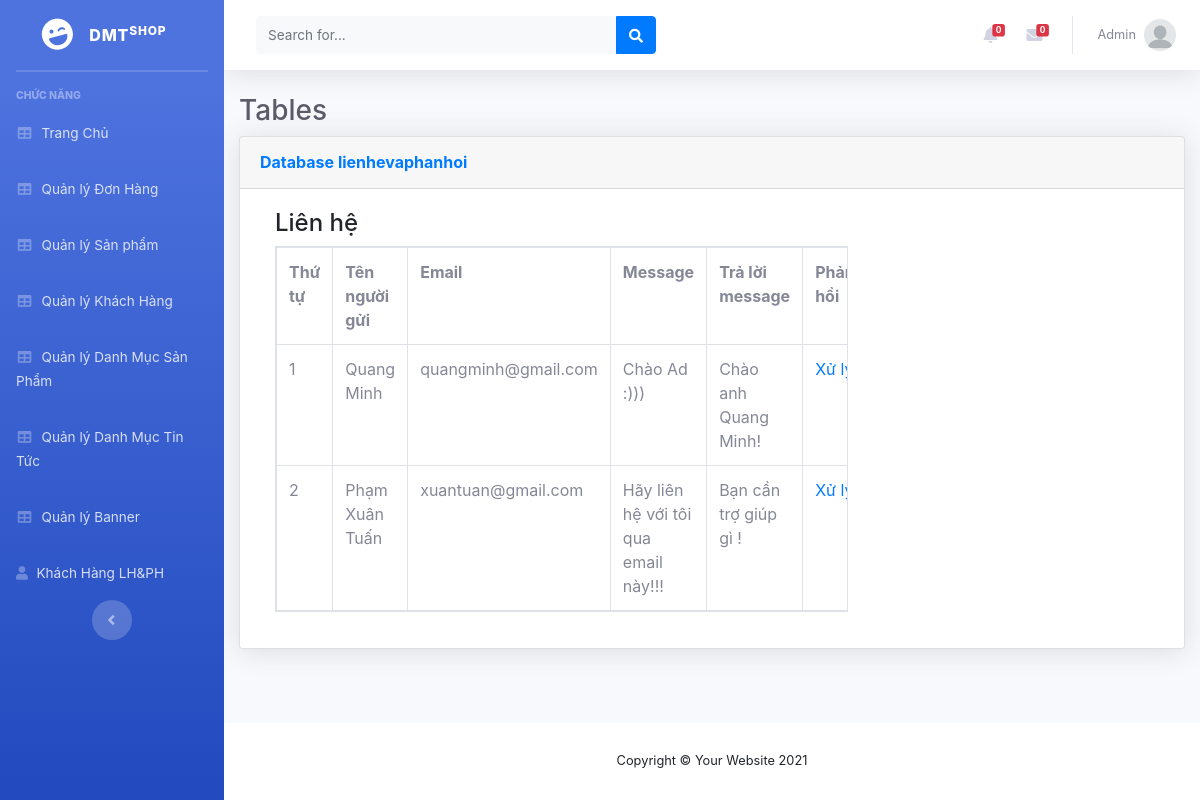
/admin/index2.php?mod=lienhevaphanhoi, run on the app's committed database.
### tables this page shows
CREATE TABLE `lienhe` (
  `lienhe_id` int(11) NOT NULL,
  `lienhe_name` varchar(50) NOT NULL,
  `lienhe_email` varchar(255) NOT NULL,
  `message` text NOT NULL,
  `ad_phanhoi` text NOT NULL
);

### admin/xulylienhe.php (the view, shortened to what this page needs)
<?php
include('../db/connect.php');
?>
<!DOCTYPE html>
<html>
<head>
<link href="../css/bootstrap.css" rel="stylesheet" type="text/css" media="all" />
</head>
<body>
    <div class="container">
        <div class="row">
            <div class="col-md-8">
            <h4>Liên hệ</h4>
            <?php
            $sql_select_lienhe=mysqli_query($mysqli,"select * from lienhe order by lienhe_id desc");
            ?>
                <table class="table table-responsive table-bordered ">
                    <tr>
                        <th>Thứ tự</th>
                        <th>Tên người gửi</th>
                        <th>Email</th>
                        <th>Message</th>
                        <th>Trả lời message</th>
                        <th>Phản hồi</th>
                    </tr>
                    <?php
                    $i=0;
                    while($row_lienhe=mysqli_fetch_array($sql_select_lienhe)){
                        $i++;
                    ?>
                    <tr>
                        <td><?php echo $i ?></td>
                        <td><?php echo $row_lienhe['lienhe_name'] ?></td>
                        <td><?php echo $row_lienhe['lienhe_email'] ?></td>
                        <td><?php echo $row_lienhe['message'] ?></td>
                        <td><?php echo $row_lienhe['ad_phanhoi'] ?></td>
                        <td><a href="?mod=lienhevaphanhoi&quanly=xuly&id=<?php echo $row_lienhe['lienhe_id'] ?>">Xử lý</a></td>
                    </tr>
                    <?php
                    }
                    ?>
                </table>
            </div>
        </div>
    </div>
</body>
</html>

### data on the page
lienhe: lienhe_name "Quang Minh", lienhe_email "quangminh@gmail.com", message "Chào Ad :)))", ad_phanhoi "Chào anh Quang Minh!"
lienhe: lienhe_name "Phạm Xuân Tuấn", lienhe_email "xuantuan@gmail.com", message "Hãy liên hệ với tôi qua email này!!!", ad_phanhoi "Bạn cần trợ giúp gì !"

### other printed values
$mod "lienhevaphanhoi"
